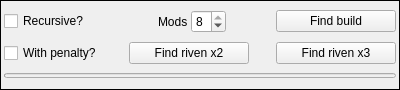
         <widget class="QFrame" name="frame_11">
          <property name="minimumSize">
           <size>
            <width>400</width>
            <height>90</height>
           </size>
          </property>
          <property name="maximumSize">
           <size>
            <width>400</width>
            <height>90</height>
           </size>
          </property>
          <property name="frameShape">
           <enum>QFrame::Box</enum>
          </property>
          <property name="frameShadow">
           <enum>QFrame::Plain</enum>
          </property>
          <layout class="QGridLayout" name="gridLayout_3">
           <property name="leftMargin">
            <number>3</number>
           </property>
           <property name="topMargin">
            <number>3</number>
           </property>
           <property name="rightMargin">
            <number>3</number>
           </property>
           <property name="bottomMargin">
            <number>3</number>
           </property>
           <property name="spacing">
            <number>3</number>
           </property>
           <item row="0" column="0">
            <widget class="QCheckBox" name="calc_recursion">
             <property name="text">
              <string>Recursive?</string>
             </property>
            </widget>
           </item>
           <item row="0" column="1" alignment="Qt::AlignRight">
            <widget class="QLabel" name="label_38">
             <property name="text">
              <string>Mods</string>
             </property>
            </widget>
           </item>
           <item row="0" column="2" alignment="Qt::AlignLeft">
            <widget class="QSpinBox" name="calc_mods_count">
             <property name="minimumSize">
              <size>
               <width>35</width>
               <height>0</height>
              </size>
             </property>
             <property name="maximumSize">
              <size>
               <width>40</width>
               <height>16777215</height>
              </size>
             </property>
             <property name="minimum">
              <number>1</number>
             </property>
             <property name="maximum">
              <number>8</number>
             </property>
             <property name="value">
              <number>8</number>
             </property>
            </widget>
           </item>
           <item row="0" column="3" alignment="Qt::AlignHCenter">
            <widget class="QPushButton" name="calc_build">
             <property name="minimumSize">
              <size>
               <width>120</width>
               <height>0</height>
              </size>
             </property>
             <property name="maximumSize">
              <size>
               <width>120</width>
               <height>16777215</height>
              </size>
             </property>
             <property name="text">
              <string>Find build</string>
             </property>
            </widget>
           </item>
           <item row="1" column="0">
            <widget class="QCheckBox" name="calc_riven_neg">
             <property name="text">
              <string>With penalty?</string>
             </property>
            </widget>
           </item>
           <item row="1" column="1" colspan="2" alignment="Qt::AlignHCenter">
            <widget class="QPushButton" name="calc_riven2">
             <property name="minimumSize">
              <size>
               <width>120</width>
               <height>0</height>
              </size>
             </property>
             <property name="maximumSize">
              <size>
               <width>120</width>
               <height>16777215</height>
              </size>
             </property>
             <property name="text">
              <string>Find riven x2</string>
             </property>
            </widget>
           </item>
           <item row="1" column="3" alignment="Qt::AlignHCenter">
            <widget class="QPushButton" name="calc_riven3">
             <property name="minimumSize">
              <size>
               <width>120</width>
               <height>0</height>
              </size>
             </property>
             <property name="maximumSize">
              <size>
               <width>120</width>
               <height>16777215</height>
              </size>
             </property>
             <property name="text">
              <string>Find riven x3</string>
             </property>
            </widget>
           </item>
           <item row="2" column="0" colspan="4">
            <widget class="QProgressBar" name="calc_riven_progress">
             <property name="enabled">
              <bool>false</bool>
             </property>
             <property name="minimumSize">
              <size>
               <width>100</width>
               <height>5</height>
              </size>
             </property>
             <property name="maximumSize">
              <size>
               <width>410</width>
               <height>5</height>
              </size>
             </property>
             <property name="value">
              <number>0</number>
             </property>
             <property name="textVisible">
              <bool>false</bool>
             </property>
            </widget>
           </item>
          </layout>
         </widget>
